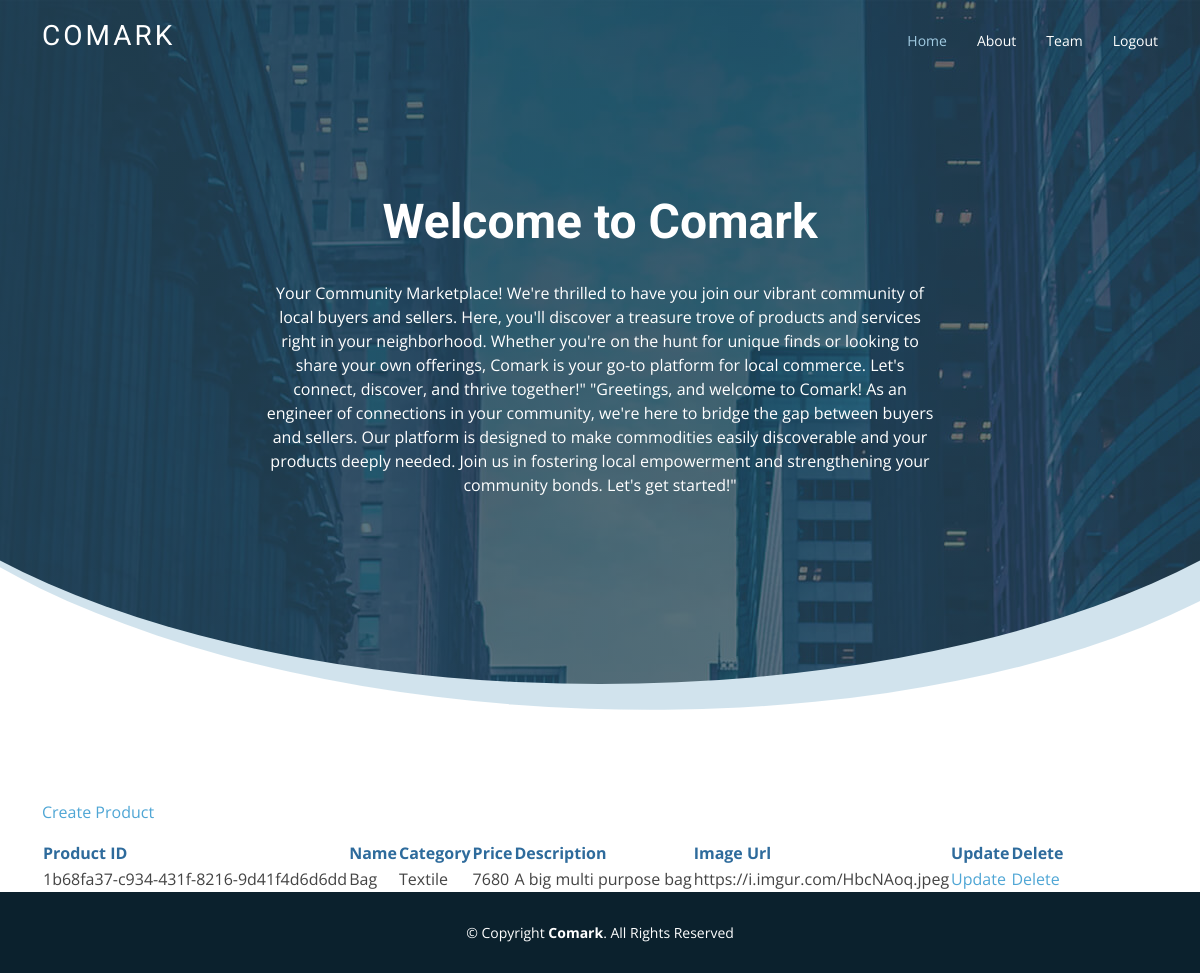
Page /user/1 on the committed database.
### app.py (models this page shows, shortened)
class Product(db.Model, UserMixin):
    __tablename__ = "products"
    product_id = db.Column(db.String, primary_key=True)
    product_name = db.Column(db.String(255), nullable=False)
    category = db.Column(db.String(255))
    price = db.Column(db.String(255), nullable=False)
    description = db.Column(db.Text, nullable=False)
    img_link = db.Column(db.String)
    user_id = db.Column(db.String(255), db.ForeignKey(
        "users.user_id"), primary_key=True)
    username = db.Column(db.String(255), db.ForeignKey("users.username"))

### app.py (the view)
@login_required
@app.route('/user/<user_id>')
def user_page(user_id):
    posts = Product.query.filter_by(user_id=user_id).all()
    return render_template('user.html', title='User-Homepage', posts=posts)

### templates/user.html
{% extends "user_base.html" %}
{% block content %}
<div class="container">
    <div><p><a href="{{url_for('create', user_id=user_id)}}">Create Product</a></p></div>
    <table>
        <tr>
            <div class="row">
                <div class="col-sm-1">
                    <th class="sub-title">Product ID</th>
                </div>
                <div class="col-sm-1">
                    <th class="sub-title">Name</th>
                </div>
                <div class="col-sm-2">
                    <th class="sub-title">Category</th>
                </div>
                <div class="col-sm-1">
                    <th class="sub-title">Price</th>
                </div>
                <div class="col-sm-3">
                    <th class="sub-title">Description</th>
                </div>
                <div class="col-sm-2">
                    <th class="sub-title">Image Url</th>
                </div>
                <div class="col-sm-1">
                    <th class="sub-title">Update</th>
                </div>
                <div class="col-sm-1">
                    <th class="sub-title">Delete</th>
                </div>
            </div>
        </tr>
        {% for post in posts %}
        <tr>
            <div class="row">
                <div class="col-sm-1">
                    <td>{{ post.product_id }}</td>
                </div>
                <div class="col-sm-1">
                    <td>{{ post.product_name }}</td>
                </div>
                <div class="col-sm-2">
                    <td>{{ post.category }}</td>
                </div>
                <div class="col-sm-1">
                    <td>{{ post.price }}</td>
                </div>
                <div class="col-sm-3">
                    <td>{{ post.description }}</td>
                </div>
                <div class="col-sm-2">
                    <td>{{ post.img_link }}</td>
                </div>
                <div class="col-sm-1">
                    <td><a href="{{url_for('link_update', product_id=post.product_id)}}">Update</a></td>
                </div>
                <div class="col-sm-1">
                    <td><a href="{{url_for('delete', product_id=post.product_id)}}">Delete</a></td>
                </div>
            </div>
        </tr>
        {% endfor %}
    </table>
</div>
{% endblock %}

### static/css/style.css (style rules this page uses)
body { font-family: "Open Sans", sans-serif; color: #444; }
a { color: #4fa6d5; text-decoration: none; }
.sub-title { font-size: medium; color: #2e6b9c; }

### rows in the picture
Product: product_id "1b68fa37-c934-431f-8216-9d41f4d6d6dd", product_name "Bag", category "Textile", price "7680", description "A big multi purpose bag", img_link "https://i.imgur.com/HbcNAoq.jpeg"
